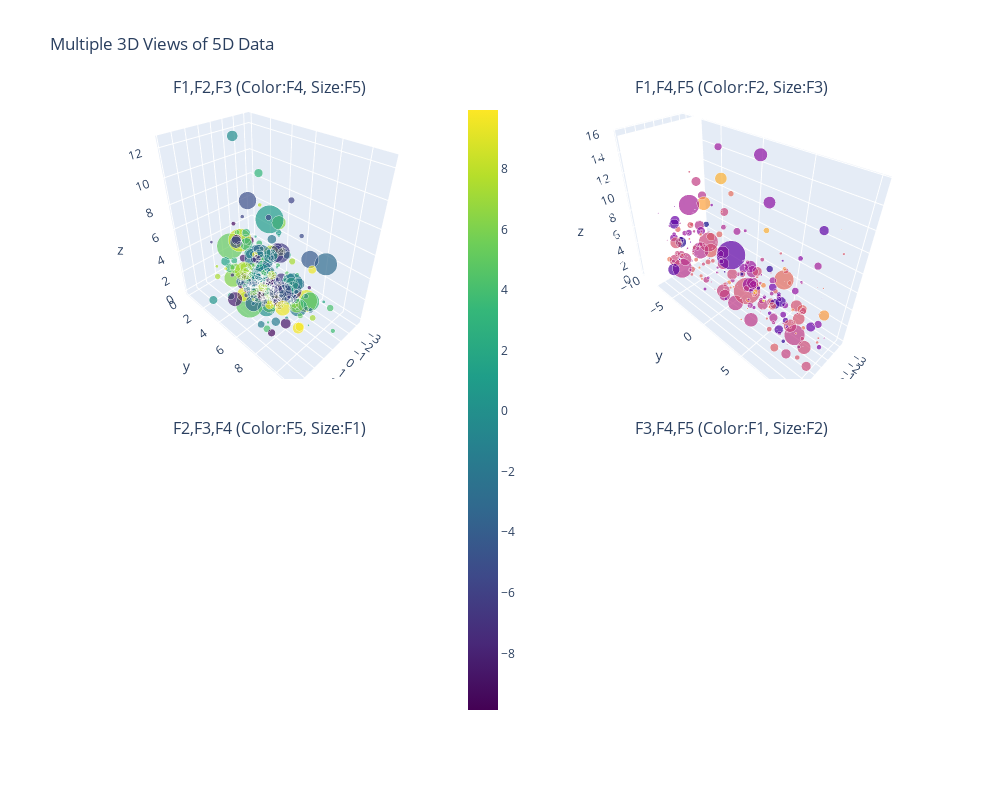

Notebook source saved alongside this figure:
### Code cell
import plotly.graph_objects as go
from plotly.subplots import make_subplots

# Create multiple 3D views
fig = make_subplots(
    rows=2, cols=2,
    specs=[[{'type': 'scatter3d'}, {'type': 'scatter3d'}],
           [{'type': 'scatter3d'}, {'type': 'scatter3d'}]],
    subplot_titles=('F1,F2,F3 (Color:F4, Size:F5)', 'F1,F4,F5 (Color:F2, Size:F3)',
                   'F2,F3,F4 (Color:F5, Size:F1)', 'F3,F4,F5 (Color:F1, Size:F2)'),
    vertical_spacing=0.1,
    horizontal_spacing=0.1
)

# View 1: Features 1,2,3 with 4,5 as color/size
fig.add_trace(go.Scatter3d(
    x=data['Feature1'], y=data['Feature2'], z=data['Feature3'],
    mode='markers',
    marker=dict(
        size=data['Feature5']/data['Feature5'].max()*20,
        color=data['Feature4'],
        colorscale='Viridis',
        opacity=0.7,
        colorbar=dict(x=0.45, y=0.5)
    ),
    text=[f"F4: {f4:.2f}<br>F5: {f5:.2f}" for f4, f5 in zip(data['Feature4'], data['Feature5'])],
    hoverinfo='text'
), row=1, col=1)

# View 2: Different feature combination
fig.add_trace(go.Scatter3d(
    x=data['Feature1'], y=data['Feature4'], z=data['Feature5'],
    mode='markers',
    marker=dict(
        size=data['Feature3']/data['Feature3'].max()*20,
        color=data['Feature2'],
        colorscale='Plasma',
        opacity=0.7
    ),
    text=[f"F2: {f2:.2f}<br>F3: {f3:.2f}" for f2, f3 in zip(data['Feature2'], data['Feature3'])],
    hoverinfo='text'
), row=1, col=2)

# Add more views as needed...

fig.update_layout(height=800, width=1000,
                  title_text="Multiple 3D Views of 5D Data",
                  showlegend=False)
fig.show()

### Figure 1 — Plotly figure (JSON) as saved in the notebook; plotly's stock layout.template omitted (floating-point values rounded to 4 significant figures; data arrays with more than 128 entries replaced by an {"elided": "..."} marker saying what was removed)
{"data": [{"hoverinfo": "text", "marker": {"color": {"elided": "300 float values"}, "colorbar": {"x": 0.45, "y": 0.5}, "colorscale": [[0.0, "#440154"], [0.1111, "#482878"], [0.2222, "#3e4989"], [0.3333, "#31688e"], [0.4444, "#26828e"], [0.5556, "#1f9e89"], [0.6667, "#35b779"], [0.7778, "#6ece58"], [0.8889, "#b5de2b"], [1.0, "#fde725"]], "opacity": 0.7, "size": {"elided": "300 float values"}}, "mode": "markers", "text": {"elided": "300 str values"}, "x": {"elided": "300 float values"}, "y": {"elided": "300 float values"}, "z": {"elided": "300 float values"}, "type": "scatter3d", "scene": "scene"}, {"hoverinfo": "text", "marker": {"color": {"elided": "300 float values"}, "colorscale": [[0.0, "#0d0887"], [0.1111, "#46039f"], [0.2222, "#7201a8"], [0.3333, "#9c179e"], [0.4444, "#bd3786"], [0.5556, "#d8576b"], [0.6667, "#ed7953"], [0.7778, "#fb9f3a"], [0.8889, "#fdca26"], [1.0, "#f0f921"]], "opacity": 0.7, "size": {"elided": "300 float values"}}, "mode": "markers", "text": {"elided": "300 str values"}, "x": {"elided": "300 float values"}, "y": {"elided": "300 float values"}, "z": {"elided": "300 float values"}, "type": "scatter3d", "scene": "scene2"}], "layout": {"scene": {"domain": {"x": [0.0, 0.45], "y": [0.55, 1.0]}}, "scene2": {"domain": {"x": [0.55, 1.0], "y": [0.55, 1.0]}}, "scene3": {"domain": {"x": [0.0, 0.45], "y": [0.0, 0.45]}}, "scene4": {"domain": {"x": [0.55, 1.0], "y": [0.0, 0.45]}}, "annotations": [{"font": {"size": 16}, "showarrow": false, "text": "F1,F2,F3 (Color:F4, Size:F5)", "x": 0.225, "xanchor": "center", "xref": "paper", "y": 1.0, "yanchor": "bottom", "yref": "paper"}, {"font": {"size": 16}, "showarrow": false, "text": "F1,F4,F5 (Color:F2, Size:F3)", "x": 0.775, "xanchor": "center", "xref": "paper", "y": 1.0, "yanchor": "bottom", "yref": "paper"}, {"font": {"size": 16}, "showarrow": false, "text": "F2,F3,F4 (Color:F5, Size:F1)", "x": 0.225, "xanchor": "center", "xref": "paper", "y": 0.45, "yanchor": "bottom", "yref": "paper"}, {"font": {"size": 16}, "showarrow": false, "text": "F3,F4,F5 (Color:F1, Size:F2)", "x": 0.775, "xanchor": "center", "xref": "paper", "y": 0.45, "yanchor": "bottom", "yref": "paper"}], "title": {"text": "Multiple 3D Views of 5D Data"}, "height": 800, "width": 1000, "showlegend": false}}
